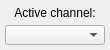
<?xml version="1.0" encoding="UTF-8"?>
<ui version="4.0">
 <class>Modifier1D</class>
 <widget class="QWidget" name="Modifier1D">
  <property name="geometry">
   <rect>
    <x>0</x>
    <y>0</y>
    <width>110</width>
    <height>50</height>
   </rect>
  </property>
  <property name="sizePolicy">
   <sizepolicy hsizetype="Preferred" vsizetype="Preferred">
    <horstretch>0</horstretch>
    <verstretch>0</verstretch>
   </sizepolicy>
  </property>
  <property name="minimumSize">
   <size>
    <width>110</width>
    <height>50</height>
   </size>
  </property>
  <property name="maximumSize">
   <size>
    <width>16777215</width>
    <height>16777215</height>
   </size>
  </property>
  <property name="windowTitle">
   <string>Form</string>
  </property>
  <widget class="QLabel" name="activeViewLabel">
   <property name="geometry">
    <rect>
     <x>5</x>
     <y>5</y>
     <width>100</width>
     <height>15</height>
    </rect>
   </property>
   <property name="minimumSize">
    <size>
     <width>0</width>
     <height>15</height>
    </size>
   </property>
   <property name="maximumSize">
    <size>
     <width>16777215</width>
     <height>15</height>
    </size>
   </property>
   <property name="text">
    <string>Active channel:</string>
   </property>
   <property name="alignment">
    <set>Qt::AlignCenter</set>
   </property>
  </widget>
  <widget class="QComboBox" name="activeViewBox">
   <property name="geometry">
    <rect>
     <x>5</x>
     <y>25</y>
     <width>100</width>
     <height>20</height>
    </rect>
   </property>
   <property name="minimumSize">
    <size>
     <width>0</width>
     <height>20</height>
    </size>
   </property>
   <property name="maximumSize">
    <size>
     <width>16777215</width>
     <height>20</height>
    </size>
   </property>
  </widget>
 </widget>
 <resources/>
 <connections/>
</ui>
